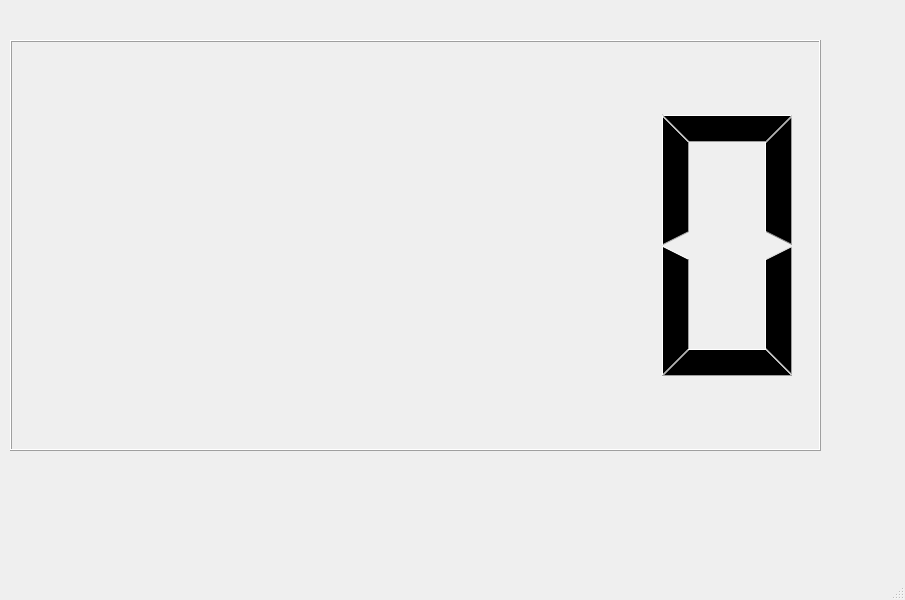
<?xml version="1.0" encoding="UTF-8"?>
<ui version="4.0">
 <class>MainWindow</class>
 <widget class="QMainWindow" name="MainWindow">
  <property name="geometry">
   <rect>
    <x>0</x>
    <y>0</y>
    <width>905</width>
    <height>600</height>
   </rect>
  </property>
  <property name="windowTitle">
   <string>MainWindow</string>
  </property>
  <widget class="QWidget" name="centralwidget">
   <widget class="QLCDNumber" name="weight">
    <property name="geometry">
     <rect>
      <x>10</x>
      <y>40</y>
      <width>811</width>
      <height>411</height>
     </rect>
    </property>
    <property name="autoFillBackground">
     <bool>false</bool>
    </property>
   </widget>
  </widget>
  <widget class="QMenuBar" name="menubar">
   <property name="geometry">
    <rect>
     <x>0</x>
     <y>0</y>
     <width>905</width>
     <height>20</height>
    </rect>
   </property>
  </widget>
  <widget class="QStatusBar" name="statusbar"/>
 </widget>
 <resources/>
 <connections/>
</ui>
